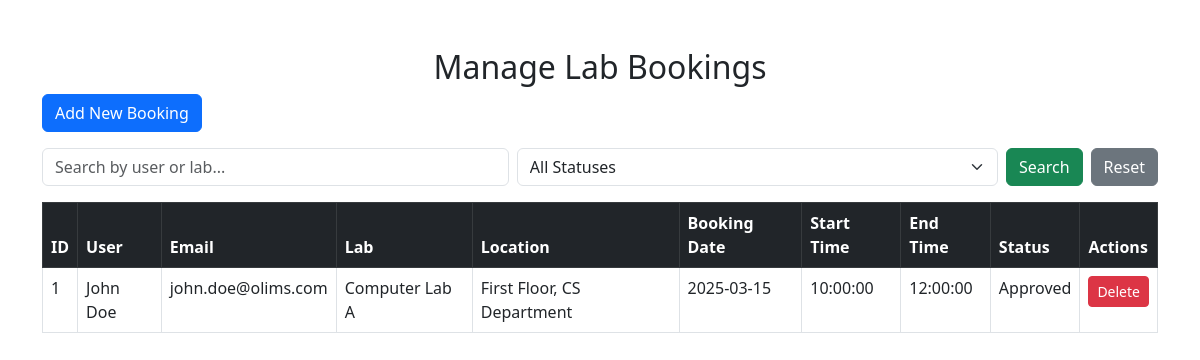
/manage_bookings.php (signed in), run on the app's committed database.
### tables this page shows
CREATE TABLE lab_bookings (
    booking_id INT AUTO_INCREMENT PRIMARY KEY,
    user_id INT NOT NULL,
    lab_id INT NOT NULL,
    booking_date DATE NOT NULL,
    start_time TIME NOT NULL,
    end_time TIME NOT NULL,
    status ENUM('pending', 'approved', 'rejected') DEFAULT 'pending',
    FOREIGN KEY (user_id) REFERENCES users(user_id) ON DELETE CASCADE,
    FOREIGN KEY (lab_id) REFERENCES laboratories(lab_id) ON DELETE CASCADE
);

CREATE TABLE users (
    user_id INT AUTO_INCREMENT PRIMARY KEY,
    full_name VARCHAR(100) NOT NULL,
    email VARCHAR(100) UNIQUE NOT NULL,
    password VARCHAR(255) NOT NULL,
    role ENUM('admin', 'lecturer', 'student') NOT NULL,
    created_at TIMESTAMP DEFAULT CURRENT_TIMESTAMP
);

CREATE TABLE laboratories (
    lab_id INT AUTO_INCREMENT PRIMARY KEY,
    lab_name VARCHAR(100) NOT NULL,
    location VARCHAR(100) NOT NULL,
    capacity INT NOT NULL,
    status ENUM('available', 'occupied', 'maintenance') DEFAULT 'available'
);

### manage_bookings.php (the view, shortened to what this page needs)
<?php
include 'db_connect.php';
$search = isset($_GET['search']) ? trim($_GET['search']) : '';
$sql = "SELECT lb.*, u.full_name AS user_name, u.email, l.lab_name, l.location
        FROM lab_bookings lb
        JOIN users u ON lb.user_id = u.user_id
        JOIN laboratories l ON lb.lab_id = l.lab_id
        WHERE 1=1";
$stmt = $conn->prepare($sql);
$stmt->execute();
$result = $stmt->get_result();
?>
<!DOCTYPE html>
<html lang="en">
<head>
    <link href="https://cdn.jsdelivr.net/npm/bootstrap@5.3.0/dist/css/bootstrap.min.css" rel="stylesheet">
</head>
<body>
    <div class="container mt-5">
        <h2 class="text-center">Manage Lab Bookings</h2>
        <a href="add_bookings.php" class="btn btn-primary mb-3">Add New Booking</a>
        <form method="GET" class="mb-3 d-flex gap-2">
            <input type="text" name="search" class="form-control" placeholder="Search by user or lab..." value="<?= htmlspecialchars($search); ?>">
            <select name="status" class="form-select">
                <option value="">All Statuses</option>
            </select>
            <button type="submit" class="btn btn-success">Search</button>
            <a href="manage_bookings.php" class="btn btn-secondary">Reset</a>
        </form>
        <table class="table table-bordered">
            <thead class="table-dark">
                <tr>
                    <th>ID</th>
                    <th>User</th>
                    <th>Email</th>
                    <th>Lab</th>
                    <th>Location</th>
                    <th>Booking Date</th>
                    <th>Start Time</th>
                    <th>End Time</th>
                    <th>Status</th>
                    <th>Actions</th>
                </tr>
            </thead>
            <tbody>
                <?php while ($row = $result->fetch_assoc()): ?>
                    <tr>
                        <td><?= $row['booking_id']; ?></td>
                        <td><?= htmlspecialchars($row['user_name']); ?></td>
                        <td><?= htmlspecialchars($row['email']); ?></td>
                        <td><?= htmlspecialchars($row['lab_name']); ?></td>
                        <td><?= htmlspecialchars($row['location']); ?></td>
                        <td><?= htmlspecialchars($row['booking_date']); ?></td>
                        <td><?= htmlspecialchars($row['start_time']); ?></td>
                        <td><?= htmlspecialchars($row['end_time']); ?></td>
                        <td><?= ucfirst(htmlspecialchars($row['status'])); ?></td>
                        <td>
                            <a href="delete_lab_booking.php?booking_id=<?= $row['booking_id']; ?>" class="btn btn-danger btn-sm"
                               onclick="return confirm('Are you sure you want to delete this booking?');">
                               Delete
                            </a>
                        </td>
                    </tr>
                <?php endwhile; ?>
            </tbody>
        </table>
    </div>
</body>
</html>

### data on the page
lab_bookings: booking_id "1", user.full_name "John Doe", user.email "john.doe@olims.com", lab.lab_name "Computer Lab A", lab.location "First Floor, CS Department", booking_date "2025-03-15", start_time "10:00:00", end_time "12:00:00", status "Approved"
